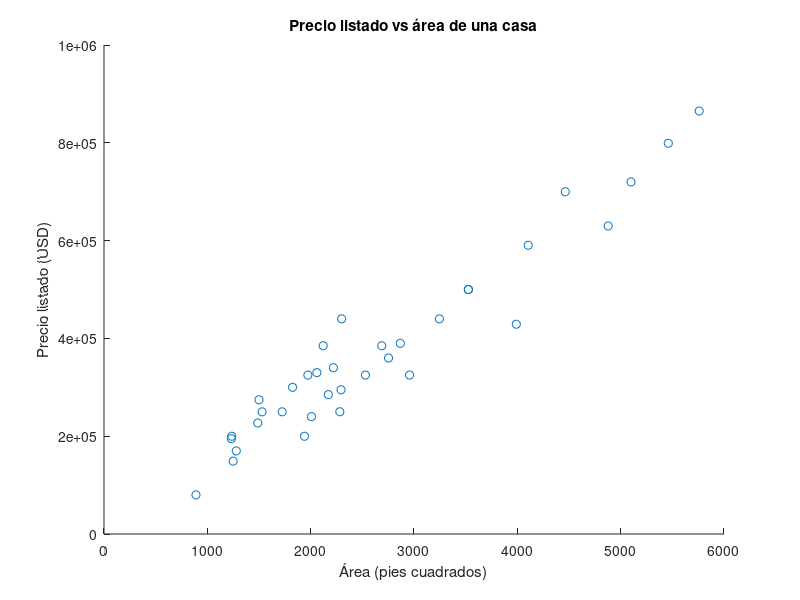

MATLAB code to generate this figure: (Note: this script raises an error after producing the figure.)
%% Regresión: Conceptos Básicos

load LinearData.mat x y                     % Cargar datos desde un archivo MAT
figure;
scatter(x,y)                                % Graficar los puntos de datos
xlabel("Área (pies cuadrados)")             % Etiquetar el eje X
ylabel("Precio listado (USD)")              % Etiquetar el eje Y
title("Precio listado vs área de una casa") % Agregar un título
%  Discutir tendencias o patrones en los datos
%% 
% Aquí tienes una variable dependiente (precio) y una independiente (área) que 
% parecen estar correlacionadas linealmente. Este es un problema de regresión lineal simple,
% que utiliza una línea recta para modelar la relación entre una variable dependiente (y)
% y una independiente (x):
%
% y = a0 + a1*x

load LinearData.mat x y 
a1 =70;            % Asignar valor al coeficiente a1
a0 =80000;         % Asignar valor al coeficiente a0

figure("Position",[0 0 800 400]);          % Configurar una figura para la gráfica
PlotFit(x,y,[a1 a0],0);                    % Llamar a la función auxiliar para graficar el ajuste polinómico y las muestras de datos
%% 
% Prueba diferentes valores de a1 y a0 para generar distintas líneas que modelen la relación.
%
% Ajusta los valores de a1 y a0 para encontrar una línea recta aproximada que modele o ajuste los datos.
%% 
% * ¿Qué tan fácil fue encontrar los mejores coeficientes?
% * ¿Cómo determinaste que esta línea es un buen ajuste para los datos?
% * ¿Ahora puedes estimar el precio de una casa con un área de 3800 pies cuadrados?
% * Según este modelo, ¿puedes predecir el valor de una casa con un área de 10000 pies cuadrados? Si es así, ¿qué suposiciones estás haciendo?

f = openfig('linearSoln.fig'); f2 = figure; set(f.Children(2),'Parent',f2)
%% 
% Mínimos Cuadrados Ordinarios
% Tu objetivo con la regresión es encontrar el mejor modelo que describa la variable dependiente
% como función de la(s) variable(s) independiente(s). Una forma de cuantificar qué tan bueno es tu modelo
% es calcular la suma de los errores cuadrados (SSE) entre los valores reales y los predichos de la variable dependiente.

load LinearData.mat x y                     % Cargar datos desde un archivo MAT
a1 = 140;                                   % Asignar valor al coeficiente a1
a0 = 4000;                                  % Asignar valor al coeficiente a0

figure("Position",[0 0 800 400]);
PlotFit(x,y,[a1 a0],1);                     % Visualizar los errores
%% 
% Sustituyendo el modelo de línea recta para los valores predichos, el objetivo de la regresión lineal simple se puede formular ahora como el siguiente problema de minimización:
% 
% $$\min_{a_0 ,a_1 } \sum_{i=1}^n {\left(y_i -\left(a_0 +a_1 x_i \right)\right)}^2$$
% 
% Puedes resolver esto analíticamente para $a_1$ y $a_0$ y obtener:
% 
% $a_1$=$\frac{\sum_{i=1}^n \left(x_i -\bar{x} \right)\left(y_i -\bar{y} \right)}{\sum_{i=1}^n 
% {\left(x_i -\bar{x} \right)}^2 }$                           
% 
% 
% 
% $$a_0 =\bar{y} -a_1 \bar{x}$$
% 
% donde
% 
% $\bar{x}$ es el promedio de todos los $x_i$
% 
% $\bar{y}$ es el promedio de todos los $y_i$
% 
% $i$ indica las muestras individuales de datos de un total de $n$ muestras
% 
% *Ejercicio:* Verifica si tu selección manual de |a1| y |a0| coincide con los valores que obtienes de esta solución analítica. Puedes hacerlo programáticamente (en modo *Code Inline*) o a mano.

xbar = mean(x)
ybar = mean(y)

% Calcula los valores de a1 y a0 usando las ecuaciones derivadas y las variables x, y, xbar y ybar.
% INGRESA EL CÓDIGO ABAJO



%% 
% 
% 
% 
% Regresión Lineal Múltiple
% Considera otra variable, además de los pies cuadrados o área de una casa, que pueda ayudar a informar los precios de la casa. Por ejemplo, puedes incluir el
% número de electrodomésticos adicionales y otras características especiales en la casa en tu análisis.
% 
% _*Tarea:* Haz clic en el botón de abajo para cargar y graficar los precios de las casas, el área y el número de características especiales en un diagrama de dispersión._

load MultivariateData.mat x1 x2 y                   % Cargar los datos
figure;
scatter3(x1,x2,y,"o")                               % Graficar los puntos de datos
xlabel("Características adicionales de la casa (#)") % Etiquetar los ejes
ylabel("Área (pies cuadrados)")
zlabel("Precio listado (USD)")                    
title("Precios de casas")                            % Agregar un título
view([-150 20])                                     % Ajustar la línea de visión
%% 
% *Reflexiona*
%% 
% * ¿Ves alguna tendencia o patrón en los datos?
%% 
% Aquí tienes una variable dependiente y dos independientes. Puedes realizar una _regresión multivariable_. Si el modelo es lineal en sus coeficientes, como la ecuación de un plano, también se llama _regresión lineal múltiple_.
% 
% $$y=ax_1 +bx_2 +c{\mathrm{x}}_3 +\ldotp \ldotp \ldotp$$
% 
% Esta vez, _estandaricemos_ las variables para facilitar la búsqueda de los coeficientes del modelo; es decir, centra y escala cada variable para que tenga una media de 0 y una desviación estándar de 1.
% 
% _*Tarea:* Usa la función_ <https://www.mathworks.com/help/matlab/ref/double.normalize.html 
% |_normalize_|> _para estandarizar las variables |x2| y |y| en los campos de edición dados a continuación._ 

load MultivariateData.mat x1 x2 y                     % Cargar los datos
x1 =normalize(x1);                                   % Estandarizar los datos para que tengan media 0 y desviación estándar 1
x2 =x2;
y = y;
%% 
% _*Tarea*: Haz clic en el botón *Run* para generar un plano con los coeficientes definidos abajo._

a =-0.2;
b =0.2;
c =0.008;

figure("Position",[0 0 800 400]);                     % Configurar una figura para la gráfica
PlotMultiFit(x1,x2,y,[a b c]);                        % Llamar a la función auxiliar para graficar el ajuste polinómico y las muestras de datos
%% 
% _*Prueba*_
%% 
% # _Usa los deslizadores para fijar los valores de los coeficientes $a$, $b$ y $c$ y generar diferentes planos para modelar la relación lineal._
% # _Fija los valores de |a|, |b| y |c| para encontrar el mejor plano que describa los datos. Esto puede ser muy desafiante. Para ayudar en el proceso, usa las herramientas de la gráfica como *Rotate* y *Pan* que aparecen en la esquina superior izquierda de la ventana de la figura._
%% 
% *Reflexiona*
%% 
% * ¿Qué tan fácil o difícil fue encontrar los mejores coeficientes para describir el modelo?
% * ¿Cómo determinaste que los coeficientes que elegiste generaron un buen ajuste?

disp("Usa el menú desplegable para revelar una solución probable")
matlab
Copy code

%% 
% 
% 
% 
% Regresión No Lineal
% Existen numerosos enfoques para modelar la respuesta no lineal del rendimiento 
% del cultivo a la salinidad del suelo. En esta sección, aplicarás y compararás 
% algunos otros modelos comúnmente utilizados para estimar el rendimiento del cultivo 
% en función de la salinidad del suelo. Un modelo comúnmente utilizado es una función 
% que describe una curva en forma de S invertida:
% 
% $$y=\frac{Y_{\max } }{1+{\left(\frac{x}{a}\right)}^b }$$
% 
% $Y_{\max }$ es el rendimiento máximo (donde la salinidad no tiene efecto sobre el rendimiento)
% 
% Nota que este modelo es no lineal en sus coeficientes.

load NonlinearData.mat x y                  % Cargar datos desde un archivo MAT
%% 
% Para facilitar los cálculos, estandariza el rendimiento dividiendo por el 
% rendimiento máximo.
% 
% $$y_{\textrm{rel}} \;=\;\frac{y}{Y_{\max } }=\frac{1}{1+{\left(\frac{x}{a}\right)}^b 
% }$$
% 
% _*Tarea:* Haz clic en el botón *Run* para graficar los datos del rendimiento del cultivo y el modelo de curva S._

yRel = y./max(y);
mdl = @(x,a,b) 1./(1+(x./a).^b);
a = 1;
b = 3.2;
 

% Código para graficar las muestras de datos y el modelo ajustado
figure("Position",[0 0 800 400])
PlotNlinFit(x,yRel,a,b,mdl);
%% 
% Los modelos que no son lineales en sus parámetros desconocidos se llaman modelos 
% de regresión _no lineal_. No existe un conjunto pequeño de reglas o formas generales 
% para describir todos los modelos no lineales. Pueden adoptar muchas formas diferentes. 
% Por lo tanto, debes elegir cuidadosamente una forma funcional adecuada para tus datos 
% y problema. Esto a menudo requiere mucha investigación y conocimiento del dominio.
% 
% *Prueba*
%% 
% # _Usa los deslizadores para fijar los valores de los parámetros_ $a$ y $b$ _para modelar la relación entre |x| y |y|._
% # _Fija los valores de_ |a| y b _para encontrar la mejor curva que describa los datos._
% # _Si estás usando este script en modo *Output inline*, reemplaza la función del modelo en el cuadro de texto para modelar una de las siguientes relaciones no lineales:_
%% 
% i)     $y_{\textrm{rel}} =\;e^{\textrm{ax}-b{\mathrm{x}}^2 }$
% 
% ii)     $y_{\textrm{rel}} =1-e^{a\left({\mathrm{e}}^{\textrm{bx}} \right)}$
% 
% Intenta encontrar los parámetros del modelo $a$ y $b$ para estos modelos. Nota que estos 
% pueden estar fuera del rango de los deslizadores proporcionados.
% 
% *Reflexiona*
%% 
% * ¿Qué consideraciones podrían ser necesarias para elegir uno de los modelos 
% no lineales para estos datos? (Consulta la literatura existente sobre el tema para ayudarte a responder esta pregunta.)

disp("Usa el menú desplegable para revelar una solución probable")
%% 
%  
%% Cost Function
% So far in this module, you used slider controls to manually find the values 
% of unknown parameters of the models, such as the coefficients of a polynomial. 
% Regression analysis involves finding these unknown parameters more systematically. 
% To do this, we minimize the "cost" associated with a poorly fitted model. You 
% can use any measure of the goodness of fit as a _cost function_. This makes 
% regression into an optimization problem essentially. The goal is to minimize 
% the cost function to estimate the model's unknown parameters.
% 
% In a previous section, you used the sum of squared errors (SSE)  to measure 
% the goodness of fit. A related measure is the mean squared error (MSE)—an average 
% of squared prediction errors for a given number of sample data points. 
% 
% $$\textrm{MSE}=\frac{1}{n}\sum_{i=1}^n {\left(y_i -{\hat{y} }_i \right)}^2$$
% 
% $y_i \;$            is the actual value of the dependent variable corresponding 
% to the $i^{\textrm{th}}$ data sample out of $n$ total samples
% 
% ${\hat{y} }_i \;$            is the predicted value corresponding to the $i^{\textrm{th}}$ 
% data sample out of $n$ total samples
% 
% 
% 
% Next, formalize the objective of regression by using the mean squared error 
% as a cost function.
% 
% *Cost function:* 
% 
% $$J\left(\theta_1 ,\theta_2 ,\ldotp \ldotp \ldotp \right)=\;\frac{1}{n}\sum_{i=1}^n 
% {\left(y_i -f\left(x_i ,\theta_1 ,\theta_2 ,\ldotp \ldotp \ldotp \right)\right)}^2$$
% 
% $\theta_1 ,\theta_2 ,\ldotp \ldotp \ldotp$        are the model parameters
% 
% $f$                  is the function describing the model; that is, the relationship 
% between the dependent and independent variables 
% 
% *Objective*:
% 
% $$\min_{\theta_1 ,\theta_2 ,\ldotp \ldotp \ldotp } \sum_{i=1}^n J\left(\theta_1 
% ,\theta_2 ,\ldotp \ldotp \ldotp \right)$$ 
% 
% 
% 
% In the Ordinary Least Squares approach, we minimized the sum of squared errors 
% (SSE) to solve for the parameters ($a_1$ and $a_0$) analytically. Such analytical 
% solutions cannot be easily found for the more complex models, or they might 
% not even exist. So, you iteratively search for the parameters in a way that 
% makes the cost smaller!

load LinearData2.mat x y
%% 
% _*Task:* Fit a linear regression model to predict |y| by setting the coefficients 
% |a1| and |a0|. Use the displayed MSE value as a guide to iteratively improve 
% your selection of coefficients._

a1 =1.4;
a0 =0.9;
 
figure("Position",[0 0 800 400])
yhat = PlotFit(x,y,[a1 a0],0);                             % Call the helper function to plot the linear fit and the data samples
MSE = mean((y-yhat).^2);                                   % Calculate the mean squared error

% Annotate plot
text(-1,6,"MSE = " + MSE,"FontSize",14)                    % Include the MSE on the plot for reference to update the fit
%% 
% *Reflect*
%% 
% * Did the value of MSE in each attempt help guide your search? How?
% * What other possible cost functions can you think of?

disp("Use the dropdown to reveal a likely solution")
%% 
% 
% 
% 
%% Gradient Descent
% Gradient descent is an algorithmic solution for iteratively minimizing the 
% cost function and estimating the unknown model parameters. As the name implies, 
% this algorithm works by computing the cost function's _gradients_. These are 
% the partial derivatives of the cost function with respect to each model parameter. 
% The parameters are then updated in each iteration by subtracting the respective 
% partial derivatives from their current values. 

load LinearData2.mat x y
%% 
% _*Task:* Click the *Run* button to visualize how gradient descent works._

LearningRate = 0.07;            
NumSteps = 30;
 

figure("Position",[0 0 800 600])                                     % Set up a figure for the plot                       
[a1,a0,mse] = GradientDescent(x,y,NumSteps,LearningRate);            % Call the helper function to perform gradient descent and visualize the plots
%% 
% Here, we consider a simple case with only two coefficients. Visualize the 
% relationship between the MSE and the model coefficients $a_0$ and $a_1$ in a 
% 3-D plot. This plot resembles a valley with one minimum (red dot). Remember, 
% our goal is to reach that minimum. Starting at an initial point (for instance, 
% at one of the top corners), the gradient descent algorithm calculates the direction 
% to go down the valley. This is done in several steps or over many _iterations_. 
% The step size is described by a <https://www.mathworks.com/support/search.html/videos/applied-machine-learning-part-3-hyperparameter-optimization-1547849445386.html?fq=asset_type_name:video%20category:stats/regression-and-anova&page=1 
% _hyperparameter_> called the _learning rate_.
% 
% _*Try*_ 
%% 
% # _Use the sliders to try different learning rates and number of iterations. 
% Then click the *Run* button to observe gradient descent in action._
% # _Set the LearningRate to 0.01._
% # _To combat the low learning rate, increase NumSteps to 80._
% # _Set the LearningRate to 0.25 and NumSteps to 30._
% # _Increase the LearningRate to 0.35 and NumSteps to 50|._|
%% 
% *Reflect*
%% 
% * What happens when you choose a low learning rate?
% * What happens when you choose a high learning rate?
% * How does the number of steps affect the outcome?
%% 
% With MSE as the cost function and a simple linear regression model, these 
% are the gradient equations:
% 
% $$\frac{d\left(f\right)}{da_1 }=\frac{2\alpha }{n}\sum_{i=1}^n x_i \left({\hat{y} 
% }_i -y_i \right)$$                    $$\frac{d\left(f\right)}{da_0 }=\frac{2\alpha 
% }{n}\sum_{i=1}^n \left({\hat{y} }_i -y_i \right)$$
% 
% $\alpha$ is the learning rate.
% 
% 
% 
% 
%% Practice Problem
% Electricity load forecasting
% The amount of electricity required to support an electrical grid is also referred 
% to as the _*load*_ on the grid, and it varies significantly over a day. Having 
% a forecast of the electrical load is vital to several entities. It helps utility 
% companies plan how much electricity their power plants will need to produce. 
% It also supports energy traders to gain insight into upcoming market dynamics.Below 
% is an example profile of the electrical load on the grid in New York City.
% 
% 
% 
% *NOTE:* This section requires you to download external data from <http://mis.nyiso.com/public/ 
% New York ISO> and take approximately 1-5 minutes (depending on your internet 
% connection). The script ElectricityLoadData|.mlx| included with this module 
% downloads, formats, and saves the data.
% 
% _*Task:* Click the *Open script to load data* button to open ElectricityLoadData|.mlx|. 
% Set the parameters in this script to download electricity data for the start 
% and end dates given below._
% 
% *Start date:* |2015-Jan-01|                *End date:* |2020-Dec-31|

edit ElectricityLoadData.mlx
 
%% 
% As a first step, try simple linear regression to predict future electrical 
% load. You will use only the electrical load as a dependent variable and time 
% as an independent variable.
% 
% _*Task:* Select a time granularity for electricity data. Click the *Run* button 
% to perform linear regression with time as the independent variable._

load nyiso_cleaned.mat nyiso

% Select granularity of electricity data
tt = retime(nyiso,"daily","mean")       
 
%% 
% Use the function <https://www.mathworks.com/help/stats/fitlm.html |fitlm|> 
% to fit a linear regression model.

DateNos = datenum(tt.Date)                       % Convert the datetime variable into numeric values to apply regression.
mdl = fitlm(DateNos,tt.HUDVL);                   % Fit a linear regression model

% Display model parameters and the MSE
coeffs = mdl.Coefficients
MSE = mdl.MSE
%% 
% Use <https://www.mathworks.com/help/releases/R2020b/stats/linearmodel.plot.html#responsive_offcanvas 
% |plot|> with the fitted model to visualize a scatter plot of the data and the 
% line fit.

plot(mdl)

% Format the x-axis labels into date and time values.
xticklabels(datestr(xticks))
xtickangle(30)
%% 
% _*Try*_
%% 
% # _Use the dropdown menu to choose the granularity of the load data._
% # _Observe the error in |mse| after clicking *Run*._
%% 
% *Reflect*
%% 
% * When does the highest error occur?
% * When does the lowest error occur?
% * What granularity is the linear regression better for? What does that indicate?
%% 
% Once you have a model, you can use the <https://www.mathworks.com/help/stats/linearmodel.predict.html 
% predict> function to compute the dependent variable's value for any given independent 
% variable values.

% Choose a date to make a prediction for the electrical load
PredDay = 21;
PredMonth = 8;
PredYear =2021;
 

PredDate = datetime(PredYear,PredMonth,PredDay);                                % Convert the chosen data, month, and year into a MATLAB datetime type
PredLoad = predict(mdl,datenum(PredDate));                                      % Use the fitted model to predict for the chosen data

disp("Your model predicts a load of " + PredLoad + "MW for "+ datestr(PredDate))   % Display the result from prediction
%% 
% Although you did not achieve a very accurate forecast for high-granularity 
% data in the previous section, can you use the results to model the long-term 
% trend?
% 
% _*Quiz:* Study the results from the task above and select all that apply._
% 
% *A. The electricity load in Hudson Valley is likely to increase in 2021 compared 
% to 2020.*

increase = false;
%% 
% *B.* *The electricity load in Hudson Valley is likely to decrease in 2021 
% compared to 2020.*

decrease = false;
%% 
% 

disp("Use the dropdown to reveal answer")
%% 
% *Reflect*
%% 
% * Can you think of any other factors or variables which might influence the 
% electricity load at a given instance?
%% Further Exploration
% Multiple predictors for short-term electricity load forecast
% As you may have noticed in the practice problem, with |Date| as your only 
% independent variable, the electricity load forecast does not tend to be very 
% accurate at an hourly granularity. 
% 
% Independent variables are also referred to as _explanatory variables_ or _predictor_ 
% _variables*,*_ or simply _predictors_. A different independent variable or even 
% a combination of variables can improve our ability to model the data and make 
% predictions. Here, you are given a function GetMultiPredictors that generates 
% three different predictors for the hourly electricity load (MW). 
% 
% _*a. Task:* Click *Generate Predictors* to run this section to see the predictors._

load nyiso_cleaned.mat nyiso                                  % Load data from the saved MAT file
[HourlyLoad,dates,predictors] = GetMultiPredictors(nyiso);    % Use helper function to generate some additional predictors from the data
 

disp(predictors)
%% 
% *Reflect*
% 
% Observe the |predictors| variable displayed above. 
%% 
% * Do you notice a pattern to help identify what physical quantities these 
% three predictors represent? *Hint:* Scroll to see more rows of data, and compare 
% each column with the HourlyLoad values.
% * How far into the future will our model will be able to forecast given this 
% selection of predictors? Why?
%% 
% _*b. Task:*_ Click *Fit Linear Regression* to fit a multiple linear regression 
% model to the data in |predictors| to predict the response variable HourlyLoad|.|

 

% Fit the linear regression model.
mdl = fitlm(predictors,HourlyLoad);
coeffs = mdl.Coefficients
MSE = mdl.MSE

% Use the the fitted model to get predicted hourly load values and compare them with the actual values.
PredLoad = predict(mdl,predictors);

% Plot the actual and predicted load.
figure
plot(dates,HourlyLoad,"o","MarkerSize",4)
hold on
plot(dates,PredLoad,"r")
hold off

% Label the plot
legend("Actual","Predicted")
xlabel("Time")
ylabel("Hourly Load (MW)")
title("Electricity Load: Multiple Linear Regression")
%% 
% _*c. Task:* Zoom into a small window of time by setting the axis limits using 
% the sliders given below._

% Zoom into a small window of time by setting the axis limits
xlim([datetime(2020,1,12,"TimeZone","America/New_York")... % set lower limit for day of month
    datetime(2020,1,18,"TimeZone","America/New_York")])  % set upper limit for day of month
%% 
% *Reflect*
%% 
% * By visually analyzing the data and the model predictions, do you find this 
% an acceptable model? 
%% 
% 
% 
% 
%% Funciones auxiliares
% Función para graficar una regresión lineal de una variable de cualquier grado.

function yhat = PlotFit(x,y,A,ErrorFlag)

% Preparar los datos y calcular las predicciones del modelo
powers = length(A)-1:-1:0;
X = x'.^powers;
yhat = A*X';

% Graficar
plot(x,y,"o");
DispLine = sprintf("\nAjuste lineal \n" + "y = " + join(A + ["x^{"+string(powers(1:end-1))+"}",""] ," + "),"Interpreter","tex");
xlim([min(x)-0.5,max(x)+0.5]);
ylim([min(y)-0.5,max(y)+0.5]);
hold on
fplot(@(x)A*(x'.^powers)',"LineWidth",1.5);
legend("Muestras de datos",DispLine,"Location","eastoutside")
hold off
xlabel("x")
ylabel("y")
title("Modelo lineal")

if ErrorFlag
    hold on
    DispSSE = sprintf("\nErrores \nSSE = %12g",sum(yhat-y).^2);
    errorbar(x,y,min(yhat-y,0),max(yhat-y,0),".","vertical","DisplayName",DispSSE,SeriesIndex = 3);
    hold off
end

end
%% 
% Función para graficar un ajuste de plano basado en sus coeficientes.

function yhat = PlotMultiFit(x1,x2,y,coeffs)

% Separar los coeficientes en variables individuales y estimar y.
[a,b,c] = deal(coeffs(1),coeffs(2),coeffs(3));
yhat = a.*x1 + b.*x2 + c;

% Graficar
scatter3(x1,x2,y);
xlim([min(x1)-0.1,max(x1)+0.1]);
ylim([min(x2)-0.1,max(x2)+0.1]);
zlim([min(y)-0.1,max(y)+0.1]);
[X1,X2] = meshgrid(xlim,ylim);
hold on
surf(X1,X2,a.*X1 + b.*X2 + c,"FaceAlpha", 0.4,"FaceColor",[1 0.5 0.5],"EdgeColor","none");
hold off
% Anotaciones
title("Modelo lineal múltiple")
DispPlane = sprintf("\nAjuste de plano"+"\ny = " + a + "x_{1} + " + b + "x_{2} + " + c);
legend("Muestras de datos",DispPlane,"Location","eastoutside");
view([-150 20])
xlabel('x_{1}'), ylabel('x_{2}'), zlabel("y")

end
%% 
% Función para graficar un ajuste no lineal basado en la función del modelo (mdl) y dos parámetros (a,b).

function PlotNlinFit(x,yRel,a,b,mdl)
plot(x,yRel,"o");                                       % Graficar las muestras de datos
hold on
fplot(@(x)mdl(x,a,b))                                   % Graficar el modelo ajustado
hold off
title("Modelo no lineal")                               % Agregar título
xlabel("Salinidad en la zona radicular (dS/m)")         % Etiqueta del eje X
ylabel("Rendimiento relativo del cultivo")              % Etiqueta del eje Y
str = compose("$y = \\frac {1}{1+(\\frac {x}{%2g})^{%2g}}$",a,b);
legend("Muestras de datos",newline + "Ajuste curva S","Interpreter","latex")
text(10.5,0.7,str,"Interpreter","latex","FontSize",20);
end
%% 
% Función para realizar y visualizar el descenso por gradiente usando el costo de error cuadrático medio para regresión lineal.

function [a1,a0,mse] = GradientDescent(x,y,steps,LearningRate)

% Preparar variables para visualizar la superficie de la función de costo
[M,B] = meshgrid(-10:0.1:10,-10:0.1:10);
cost = arrayfun(@(m,b)CostFunc(m,b,x,y),M,B);

% Inicializar bucle
a1 = 7;                       % valor inicial de la pendiente
a0 = 7;                       % valor inicial de la ordenada al origen
n = length(x);                % número total de puntos de datos
mse = CostFunc(a1,a0,x,y);    % calcular el MSE inicial
r = logspace(-0.5,0,steps);   % intensidades de color rojo para las gráficas

% Graficar tres visualizaciones diferentes
T = tiledlayout(2,2,"TileSpacing","compact","Padding","compact");

% Gráfica 1: superficie
nexttile(T,1)
surf(M,B,cost,"EdgeColor","none")
hold on
plot3(a1,a0,mse,"*",SeriesIndex = 2);
hold off
colormap(parula(30))
view([-16 33])
xlabel("a1"), ylabel("a0"), zlabel("Costo (MSE)")

% Gráfica 2: contorno
nexttile(T,2)
contour(M,B,cost,30,"LineWidth",2)
hold on
plot(a1,a0,"*","MarkerSize",8,SeriesIndex = 2)
hold off
xlabel("a1"), ylabel("a0")

% Gráfica 3: ajuste lineal
title(T,"Descenso por gradiente")
nexttile(T,[1,2])
plot(x,y,"o")
hold on
FitLine = plot(xlim,a1.*xlim+a0,"-","LineWidth",1.5,SeriesIndex = 2);
hold off
ylim([-10,10]), xlabel("x"), ylabel("y")


for step=1:steps

    % Calcular descenso por gradiente
    pause(0.02)
    yhat = a1*x + a0;
    diff = yhat - y;
    da1 = LearningRate * sum(diff .* x) * 2 / n;
    da0 = LearningRate * sum(diff) * 2 / n;
    a1 = a1 - da1;
    a0 = a0 - da0;
    mse = CostFunc(a1,a0,x,y);

    % Graficar los nuevos datos de la iteración sobre las gráficas existentes
    nexttile(T,1)
    hold on
    plot3(a1,a0,mse,"*",SeriesIndex = 2);
    hold off

    nexttile(T,2)
    hold on
    plot(a1,a0,"*","MarkerSize",8,SeriesIndex = 2)
    hold off

    nexttile(T,3)
    FitLine.YData = a1*xlim+a0;
    title("a1 = "+a1 + ", a0 = "+a0, "MSE = "+mse)

end
end
%% 
% Función para calcular el error cuadrático medio para un ajuste lineal.

function mse = CostFunc(m,b,x,y)
yhat = m*x+b;
mse = sum((yhat-y).^2)/length(x);
end
